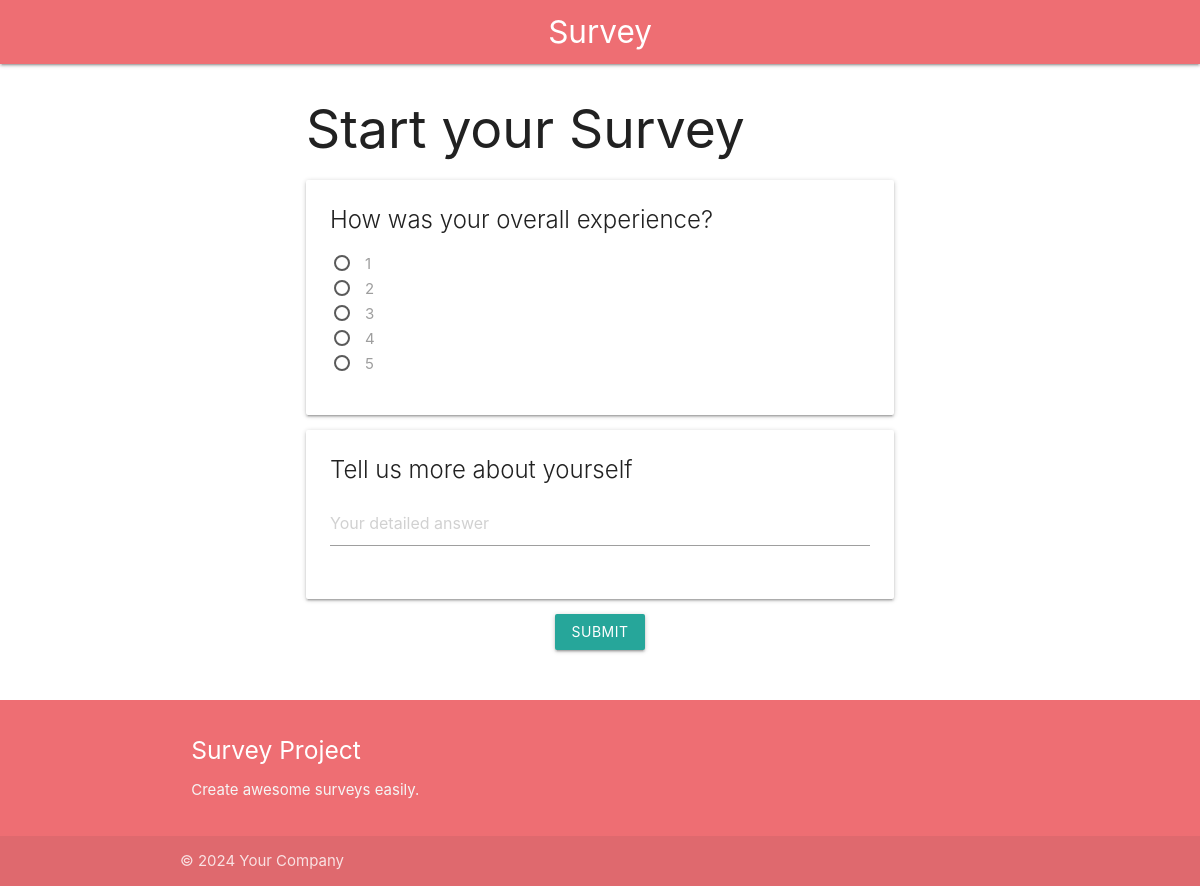
Page /feedback/4/ on the committed database.
### home/models.py (models this page shows, shortened)
class Questions(models.Model):
    QUESTION_CHOICES = (
        ("Text","Text"),("BigText","BigText"),("Radio","Radio"),
        ("Checkbox","Checkbox"))
    question = models.CharField(max_length=100)
    question_type = models.CharField(choices = QUESTION_CHOICES,max_length=50,default="Text")

class Options(models.Model):
    question = models.ForeignKey(Questions,related_name="options",on_delete=models.CASCADE)
    option_name = models.CharField(max_length=100)

### home/views.py (the view, shortened to what this page needs)
# urls.py: path('feedback/<id>/',customer_feedback, name="customer_feedback"),
def customer_feedback(request,id):
    feedback = CustomerFeedback.objects.get(id=id)
    return render(request,'survey.html',{"questions":feedback.question.all()})

### home/templates/survey.html (shortened to what this page needs)
{% extends "base.html" %}
{% block start %}
<div class = "container">
    <h2>Start your Survey</h2>
    <form method="post">
        {% for question in questions %}
        <div class="card">
            <div class="card-content">
                <span class="card-title">{{question.question}}</span>
                <div class = "input-field">
                    {%if question.question_type == "Text" %}
                    <input type = "text" required name="response_{{question.id}}" class="validate" placeholder="Enter your answer">
                    {% elif question.question_type == "BigText" %}
                    <textarea required name="response_{{qustion.id}}" placeholder="Your detailed answer"
                    class="materialize-textarea"></textarea>
                    {% elif question.question_type == "Radio" %}
                        {% for option in question.options.all %}
                        <p>
                            <label>
                                <span>{{option.option_name}}</span>
                            </label>
                        </p>
                        {% endfor %}
                    {% endif %}
                </div>
            </div>
        </div>
    {% endfor %}
    <div class="center-align">
        <button type="submit" class="btn waves-effect waves-effect waves-light">Submit</button>
    </div>
    </form>
</div>
{% endblock %}

### rows in the picture
Questions: question "How was your overall experience?"
Options: option_name "1"
Options: option_name "2"
Options: option_name "3"
Options: option_name "4"
Options: option_name "5"
Questions: question "Tell us more about yourself", response_ "Your detailed answer"
